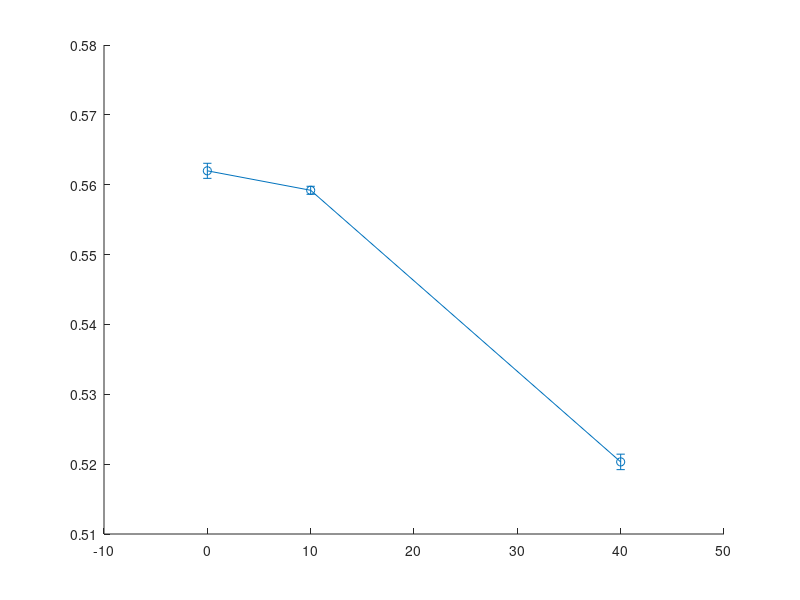

Reproduce this figure in MATLAB. (Note: this script raises an error after producing the figure.)
x = [0, 10,40];
q_mean = [0.561989953,0.559203445,0.520321871];
q_se = [0.001078497,0.00057414,0.001108622];

figure;

hold on;

errorbar(x, q_mean, q_se, 'o-',...
    'LineWidth', 2, ...
    'CapSize', 12);

xlabel('$I$ (m/s)', 'Interpreter','latex');
ylabel('$\langle q \rangle$', 'Interpreter','latex');

xticks(x);
xlim([-10, 50]);


ymin = min(q_mean - q_se);
ymax = max(q_mean + q_se);
padding = 0.2 * (ymax - ymin);

ylim([ymin - padding, ymax + padding]);


ax = gca;
ax.FontSize = 20;
ax.TickLabelInterpreter = 'latex';
ax.LineWidth = 1.5;
box on;

set(gcf, 'Position', [100, 100, 450, 400]);
